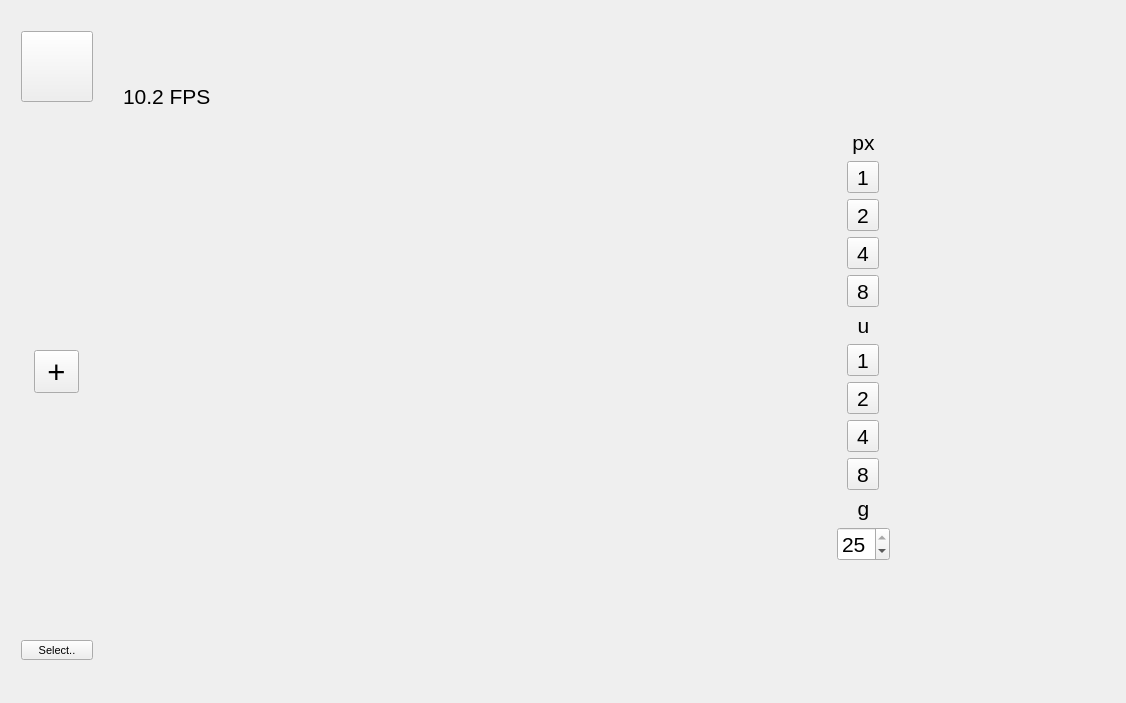
<?xml version="1.0" encoding="UTF-8"?>
<ui version="4.0">
 <class>PoseLabClass</class>
 <widget class="QMainWindow" name="PoseLabClass">
  <property name="geometry">
   <rect>
    <x>0</x>
    <y>0</y>
    <width>1126</width>
    <height>703</height>
   </rect>
  </property>
  <property name="font">
   <font>
    <pointsize>16</pointsize>
   </font>
  </property>
  <property name="windowTitle">
   <string>PoseLab</string>
  </property>
  <widget class="QWidget" name="centralWidget">
   <widget class="QWidget" name="gridLayoutWidget">
    <property name="geometry">
     <rect>
      <x>10</x>
      <y>20</y>
      <width>891</width>
      <height>651</height>
     </rect>
    </property>
    <layout class="QHBoxLayout" name="mainLayout">
     <property name="spacing">
      <number>0</number>
     </property>
     <property name="sizeConstraint">
      <enum>QLayout::SetDefaultConstraint</enum>
     </property>
     <item>
      <layout class="QVBoxLayout" name="videoInputs">
       <item>
        <layout class="QHBoxLayout" name="home">
         <item>
          <widget class="QToolButton" name="showSettings">
           <property name="sizePolicy">
            <sizepolicy hsizetype="Fixed" vsizetype="Fixed">
             <horstretch>1</horstretch>
             <verstretch>1</verstretch>
            </sizepolicy>
           </property>
           <property name="text">
            <string/>
           </property>
           <property name="icon">
            <iconset resource="PoseLab.qrc">
             <normaloff>:/Resources/ICON-icon.png</normaloff>:/Resources/ICON-icon.png</iconset>
           </property>
           <property name="iconSize">
            <size>
             <width>64</width>
             <height>64</height>
            </size>
           </property>
           <property name="checkable">
            <bool>false</bool>
           </property>
           <property name="autoRaise">
            <bool>false</bool>
           </property>
          </widget>
         </item>
        </layout>
       </item>
       <item>
        <spacer name="verticalSpacerSourcesTop">
         <property name="orientation">
          <enum>Qt::Vertical</enum>
         </property>
         <property name="sizeHint" stdset="0">
          <size>
           <width>20</width>
           <height>0</height>
          </size>
         </property>
        </spacer>
       </item>
       <item>
        <layout class="QVBoxLayout" name="cameraButtons"/>
       </item>
       <item>
        <layout class="QVBoxLayout" name="movieButtons"/>
       </item>
       <item>
        <layout class="QHBoxLayout" name="horizontalLayout">
         <item>
          <widget class="QToolButton" name="addSource">
           <property name="font">
            <font>
             <pointsize>23</pointsize>
            </font>
           </property>
           <property name="text">
            <string>+</string>
           </property>
           <property name="icon">
            <iconset resource="PoseLab.qrc">
             <normaloff>:/Resources/Devices/add_source.png</normaloff>:/Resources/Devices/add_source.png</iconset>
           </property>
           <property name="iconSize">
            <size>
             <width>64</width>
             <height>64</height>
            </size>
           </property>
          </widget>
         </item>
        </layout>
       </item>
       <item>
        <spacer name="verticalSpacerSourcesBottom">
         <property name="orientation">
          <enum>Qt::Vertical</enum>
         </property>
         <property name="sizeHint" stdset="0">
          <size>
           <width>20</width>
           <height>0</height>
          </size>
         </property>
        </spacer>
       </item>
       <item>
        <widget class="QToolButton" name="openMovieFolder">
         <property name="sizePolicy">
          <sizepolicy hsizetype="Preferred" vsizetype="Fixed">
           <horstretch>0</horstretch>
           <verstretch>0</verstretch>
          </sizepolicy>
         </property>
         <property name="font">
          <font>
           <family>Segoe UI</family>
           <pointsize>8</pointsize>
          </font>
         </property>
         <property name="text">
          <string>Select..</string>
         </property>
        </widget>
       </item>
      </layout>
     </item>
     <item>
      <layout class="QGridLayout" name="MaintainAspectRatio">
       <property name="sizeConstraint">
        <enum>QLayout::SetNoConstraint</enum>
       </property>
       <property name="spacing">
        <number>0</number>
       </property>
       <item row="0" column="1">
        <spacer name="verticalSpacerTop">
         <property name="orientation">
          <enum>Qt::Vertical</enum>
         </property>
         <property name="sizeType">
          <enum>QSizePolicy::MinimumExpanding</enum>
         </property>
         <property name="sizeHint" stdset="0">
          <size>
           <width>20</width>
           <height>0</height>
          </size>
         </property>
        </spacer>
       </item>
       <item row="1" column="0">
        <spacer name="Left">
         <property name="orientation">
          <enum>Qt::Horizontal</enum>
         </property>
         <property name="sizeType">
          <enum>QSizePolicy::Preferred</enum>
         </property>
         <property name="sizeHint" stdset="0">
          <size>
           <width>0</width>
           <height>20</height>
          </size>
         </property>
        </spacer>
       </item>
       <item row="1" column="1">
        <widget class="OpenGlVideoView" name="openGLvideo" native="true">
         <property name="sizePolicy">
          <sizepolicy hsizetype="Expanding" vsizetype="Expanding">
           <horstretch>1</horstretch>
           <verstretch>1</verstretch>
          </sizepolicy>
         </property>
         <widget class="QLabel" name="overlayTest">
          <property name="geometry">
           <rect>
            <x>60</x>
            <y>100</y>
            <width>331</width>
            <height>311</height>
           </rect>
          </property>
          <property name="sizePolicy">
           <sizepolicy hsizetype="Expanding" vsizetype="Expanding">
            <horstretch>0</horstretch>
            <verstretch>0</verstretch>
           </sizepolicy>
          </property>
          <property name="text">
           <string/>
          </property>
          <property name="pixmap">
           <pixmap resource="PoseLab.qrc">:/Resources/logo-ps.png</pixmap>
          </property>
          <property name="scaledContents">
           <bool>false</bool>
          </property>
          <property name="alignment">
           <set>Qt::AlignCenter</set>
          </property>
          <property name="textInteractionFlags">
           <set>Qt::NoTextInteraction</set>
          </property>
         </widget>
         <widget class="QLabel" name="fps">
          <property name="geometry">
           <rect>
            <x>30</x>
            <y>50</y>
            <width>121</width>
            <height>31</height>
           </rect>
          </property>
          <property name="text">
           <string>10.2 FPS </string>
          </property>
         </widget>
        </widget>
       </item>
       <item row="2" column="1">
        <spacer name="verticalSpacerBottom">
         <property name="orientation">
          <enum>Qt::Vertical</enum>
         </property>
         <property name="sizeType">
          <enum>QSizePolicy::MinimumExpanding</enum>
         </property>
         <property name="sizeHint" stdset="0">
          <size>
           <width>20</width>
           <height>0</height>
          </size>
         </property>
        </spacer>
       </item>
       <item row="1" column="2">
        <spacer name="Right">
         <property name="orientation">
          <enum>Qt::Horizontal</enum>
         </property>
         <property name="sizeType">
          <enum>QSizePolicy::Preferred</enum>
         </property>
         <property name="sizeHint" stdset="0">
          <size>
           <width>0</width>
           <height>20</height>
          </size>
         </property>
        </spacer>
       </item>
      </layout>
     </item>
     <item>
      <layout class="QVBoxLayout" name="toolBar">
       <item>
        <spacer name="verticalSpacer">
         <property name="orientation">
          <enum>Qt::Vertical</enum>
         </property>
         <property name="sizeHint" stdset="0">
          <size>
           <width>20</width>
           <height>40</height>
          </size>
         </property>
        </spacer>
       </item>
       <item>
        <widget class="QLabel" name="px">
         <property name="sizePolicy">
          <sizepolicy hsizetype="Minimum" vsizetype="Preferred">
           <horstretch>0</horstretch>
           <verstretch>0</verstretch>
          </sizepolicy>
         </property>
         <property name="text">
          <string>px</string>
         </property>
         <property name="alignment">
          <set>Qt::AlignBottom|Qt::AlignHCenter</set>
         </property>
        </widget>
       </item>
       <item>
        <layout class="QHBoxLayout" name="horizontalLayout_4">
         <item>
          <spacer name="horizontalSpacer_2">
           <property name="orientation">
            <enum>Qt::Horizontal</enum>
           </property>
           <property name="sizeType">
            <enum>QSizePolicy::Minimum</enum>
           </property>
           <property name="sizeHint" stdset="0">
            <size>
             <width>0</width>
             <height>20</height>
            </size>
           </property>
          </spacer>
         </item>
         <item>
          <layout class="QVBoxLayout" name="verticalLayout">
           <item>
            <widget class="QToolButton" name="px1">
             <property name="text">
              <string>1</string>
             </property>
             <property name="checkable">
              <bool>true</bool>
             </property>
            </widget>
           </item>
           <item>
            <widget class="QToolButton" name="px2">
             <property name="text">
              <string>2</string>
             </property>
             <property name="checkable">
              <bool>true</bool>
             </property>
            </widget>
           </item>
           <item>
            <widget class="QToolButton" name="px4">
             <property name="text">
              <string>4</string>
             </property>
             <property name="checkable">
              <bool>true</bool>
             </property>
            </widget>
           </item>
           <item>
            <widget class="QToolButton" name="px8">
             <property name="text">
              <string>8</string>
             </property>
             <property name="checkable">
              <bool>true</bool>
             </property>
            </widget>
           </item>
          </layout>
         </item>
         <item>
          <spacer name="horizontalSpacer">
           <property name="orientation">
            <enum>Qt::Horizontal</enum>
           </property>
           <property name="sizeType">
            <enum>QSizePolicy::Minimum</enum>
           </property>
           <property name="sizeHint" stdset="0">
            <size>
             <width>0</width>
             <height>20</height>
            </size>
           </property>
          </spacer>
         </item>
        </layout>
       </item>
       <item>
        <widget class="QLabel" name="u">
         <property name="sizePolicy">
          <sizepolicy hsizetype="Minimum" vsizetype="Preferred">
           <horstretch>0</horstretch>
           <verstretch>0</verstretch>
          </sizepolicy>
         </property>
         <property name="text">
          <string>u</string>
         </property>
         <property name="alignment">
          <set>Qt::AlignBottom|Qt::AlignHCenter</set>
         </property>
        </widget>
       </item>
       <item>
        <layout class="QHBoxLayout" name="horizontalLayout_6">
         <item>
          <spacer name="horizontalSpacer_3">
           <property name="orientation">
            <enum>Qt::Horizontal</enum>
           </property>
           <property name="sizeType">
            <enum>QSizePolicy::Minimum</enum>
           </property>
           <property name="sizeHint" stdset="0">
            <size>
             <width>0</width>
             <height>20</height>
            </size>
           </property>
          </spacer>
         </item>
         <item>
          <layout class="QVBoxLayout" name="verticalLayout_2">
           <item>
            <widget class="QToolButton" name="u1">
             <property name="text">
              <string>1</string>
             </property>
             <property name="checkable">
              <bool>true</bool>
             </property>
            </widget>
           </item>
           <item>
            <widget class="QToolButton" name="u2">
             <property name="text">
              <string>2</string>
             </property>
             <property name="checkable">
              <bool>true</bool>
             </property>
            </widget>
           </item>
           <item>
            <widget class="QToolButton" name="u4">
             <property name="text">
              <string>4</string>
             </property>
             <property name="checkable">
              <bool>true</bool>
             </property>
            </widget>
           </item>
           <item>
            <widget class="QToolButton" name="u8">
             <property name="text">
              <string>8</string>
             </property>
             <property name="checkable">
              <bool>true</bool>
             </property>
            </widget>
           </item>
          </layout>
         </item>
         <item>
          <spacer name="horizontalSpacer_4">
           <property name="orientation">
            <enum>Qt::Horizontal</enum>
           </property>
           <property name="sizeType">
            <enum>QSizePolicy::Minimum</enum>
           </property>
           <property name="sizeHint" stdset="0">
            <size>
             <width>0</width>
             <height>20</height>
            </size>
           </property>
          </spacer>
         </item>
        </layout>
       </item>
       <item>
        <widget class="QLabel" name="g">
         <property name="sizePolicy">
          <sizepolicy hsizetype="Minimum" vsizetype="Preferred">
           <horstretch>0</horstretch>
           <verstretch>0</verstretch>
          </sizepolicy>
         </property>
         <property name="text">
          <string>g</string>
         </property>
         <property name="alignment">
          <set>Qt::AlignBottom|Qt::AlignHCenter</set>
         </property>
        </widget>
       </item>
       <item>
        <layout class="QHBoxLayout" name="horizontalLayout_7">
         <item>
          <spacer name="horizontalSpacer_5">
           <property name="orientation">
            <enum>Qt::Horizontal</enum>
           </property>
           <property name="sizeType">
            <enum>QSizePolicy::Minimum</enum>
           </property>
           <property name="sizeHint" stdset="0">
            <size>
             <width>0</width>
             <height>20</height>
            </size>
           </property>
          </spacer>
         </item>
         <item>
          <widget class="QSpinBox" name="gaussKernelSize">
           <property name="readOnly">
            <bool>false</bool>
           </property>
           <property name="minimum">
            <number>1</number>
           </property>
           <property name="maximum">
            <number>25</number>
           </property>
           <property name="singleStep">
            <number>2</number>
           </property>
           <property name="value">
            <number>25</number>
           </property>
          </widget>
         </item>
         <item>
          <spacer name="horizontalSpacer_6">
           <property name="orientation">
            <enum>Qt::Horizontal</enum>
           </property>
           <property name="sizeType">
            <enum>QSizePolicy::Minimum</enum>
           </property>
           <property name="sizeHint" stdset="0">
            <size>
             <width>0</width>
             <height>20</height>
            </size>
           </property>
          </spacer>
         </item>
        </layout>
       </item>
       <item>
        <spacer name="verticalSpacer_2">
         <property name="orientation">
          <enum>Qt::Vertical</enum>
         </property>
         <property name="sizeHint" stdset="0">
          <size>
           <width>20</width>
           <height>40</height>
          </size>
         </property>
        </spacer>
       </item>
      </layout>
     </item>
    </layout>
   </widget>
  </widget>
 </widget>
 <layoutdefault spacing="6" margin="11"/>
 <customwidgets>
  <customwidget>
   <class>OpenGlVideoView</class>
   <extends>QWidget</extends>
   <header>openglvideoview.h</header>
   <container>1</container>
  </customwidget>
 </customwidgets>
 <resources>
  <include location="PoseLab.qrc"/>
 </resources>
 <connections/>
</ui>
